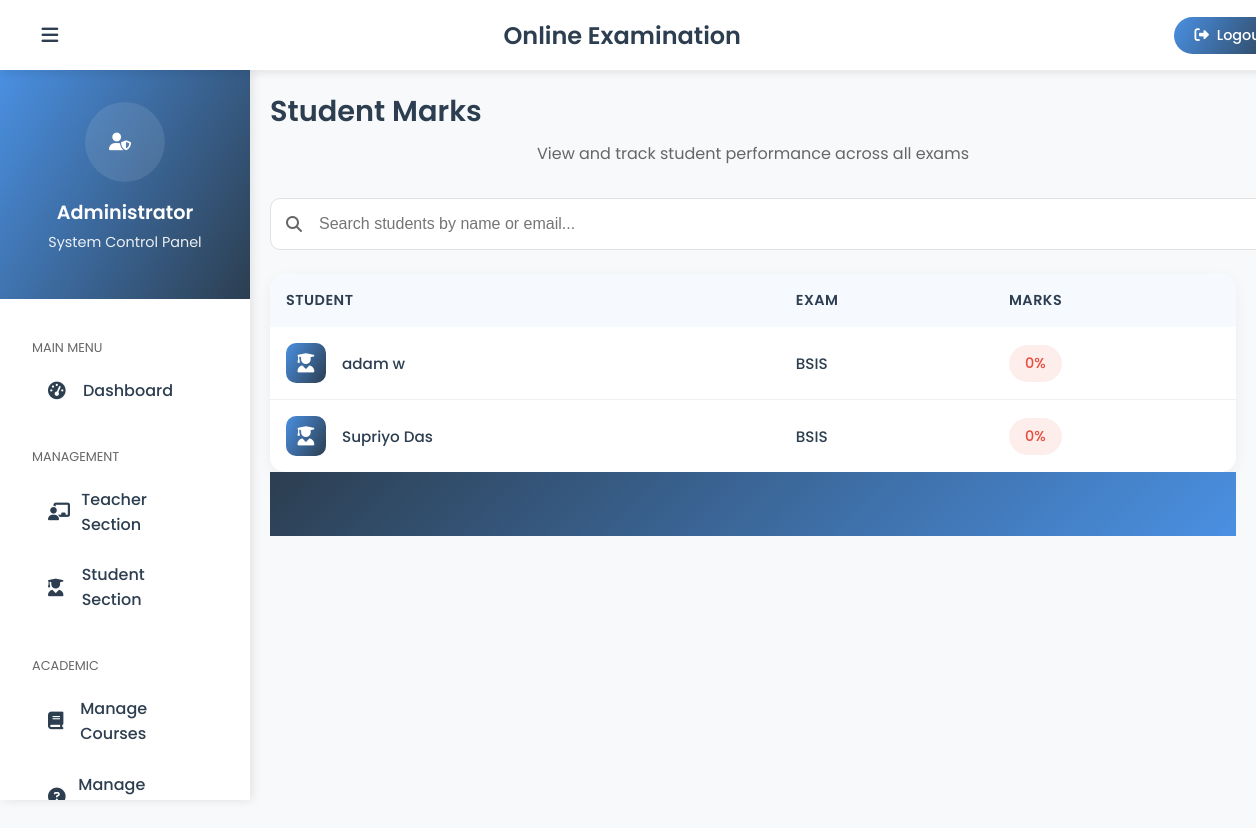
The page /admin-view-student-marks (signed in) on the database as committed earlier.
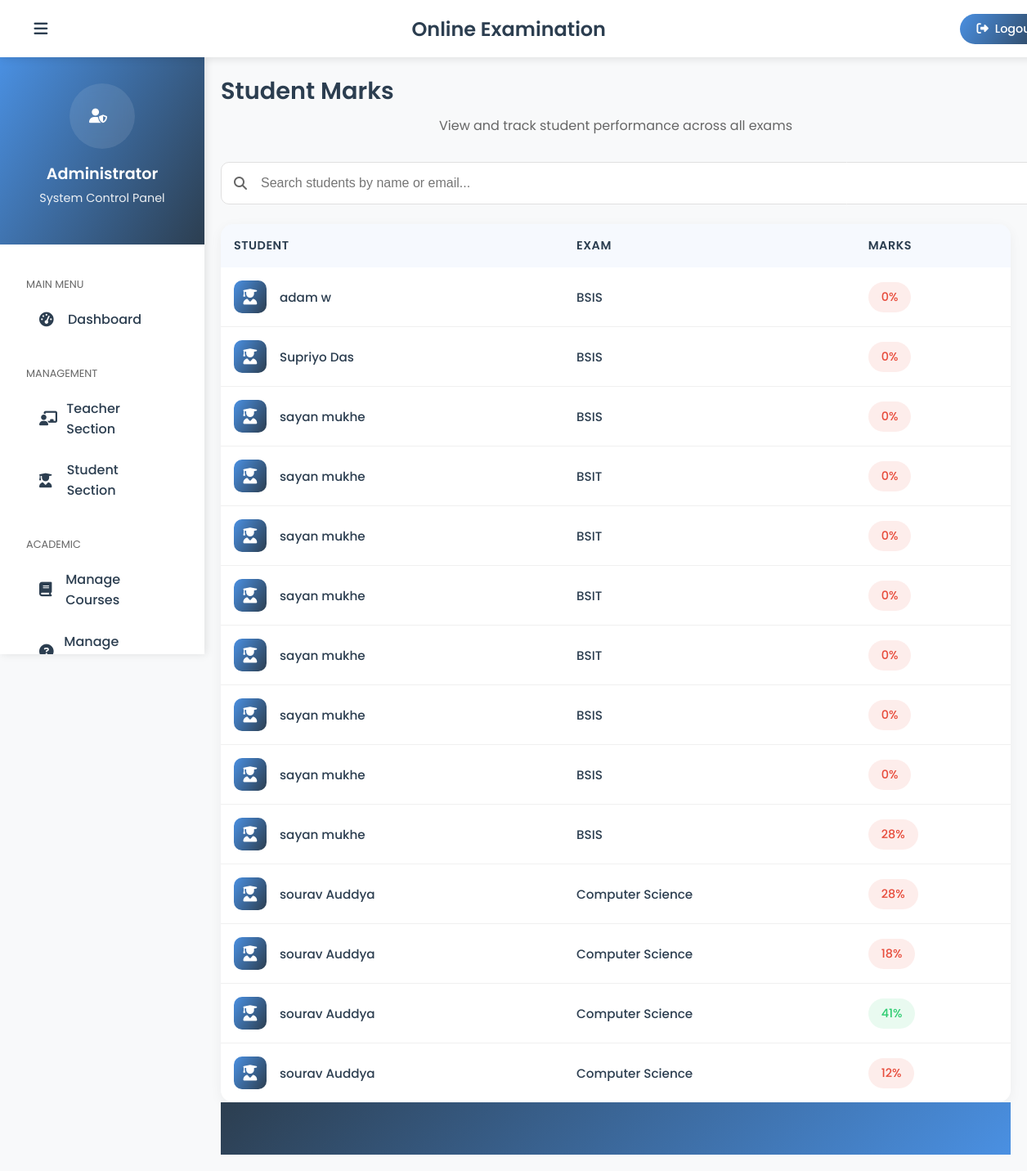
The same page on the database as committed later.
### exam/models.py (models this page shows, shortened)
class Result(models.Model):
    student = models.ForeignKey(Student,on_delete=models.CASCADE)
    exam = models.ForeignKey(Course,on_delete=models.CASCADE)
    marks = models.PositiveIntegerField()  # Stores the marks obtained by student
    date = models.DateTimeField(auto_now=True)  # Automatically records submission time

class Course(models.Model):
   course_name = models.CharField(max_length=50)
   question_number = models.PositiveIntegerField()  # Total number of questions in the course
   total_marks = models.PositiveIntegerField()

### student/models.py (models this page shows, shortened)
class Student(models.Model):
    user=models.OneToOneField(User,on_delete=models.CASCADE)  # Links to Django's built-in User model
    profile_pic= models.ImageField(upload_to='profile_pic/Student/',null=True,blank=True)  # Stores student's profile picture
    address = models.CharField(max_length=40)
    mobile = models.CharField(max_length=20,null=False)
    @property
    def get_name(self):
        return self.user.first_name+" "+self.user.last_name  # Returns student's full name

### exam/views.py (the view)
# urls.py: path('admin-view-student-marks', views.admin_view_student_marks_view,name='admin-view-student-marks'),
@login_required(login_url='adminlogin')
def admin_view_student_marks_view(request):
    students = student_models.Student.objects.all()
    marks = models.Result.objects.all().select_related('student', 'exam')
    return render(request,'exam/admin_view_student_marks.html',{'students':students, 'marks':marks})

### templates/exam/admin_view_student_marks.html (shortened to what this page needs)
{% extends 'exam/adminbase.html' %}
{% block content %}
<div class="page-header">
  <h1 class="page-title">Student Marks</h1>
  <p class="page-subtitle">View and track student performance across all exams</p>
</div>
<div class="search-bar">
  <i class="fas fa-search search-icon"></i>
  <input type="text" class="search-input" placeholder="Search students by name or email..." id="marksSearch">
</div>
<div class="marks-list">
  <table>
    <thead>
      <tr>
        <th>Student</th>
        <th>Exam</th>
        <th>Marks</th>
      </tr>
    </thead>
    <tbody>
      {% if marks %}
        {% for mark in marks %}
        <tr>
          <td>
            <div class="student-info">
              <div class="student-avatar">
                <i class="fas fa-user-graduate"></i>
              </div>
              <div>
                <h4 class="student-name">{{mark.student.get_name}}</h4>
              </div>
            </div>
          </td>
          <td>
            <div class="marks-info">
              <span class="exam-name">{{mark.exam.course_name}}</span>
            </div>
          </td>
          <td>
            <span class="marks-badge {% if mark.marks >= 40 %}marks-pass{% else %}marks-fail{% endif %}">
              {{mark.marks}}%
            </span>
          </td>
        </tr>
        {% endfor %}
      {% endif %}
    </tbody>
  </table>
</div>
{% endblock content %}

### templates/exam/adminbase.html (shortened to what this page needs)
<!DOCTYPE html>
{% load static %}
<html lang="en" dir="ltr">
<head>
  <link rel="stylesheet" href="https://cdnjs.cloudflare.com/ajax/libs/font-awesome/6.4.0/css/all.min.css">
</head>
<body>
  <header>
    <div class="header-content">
      <label for="check">
        <i class="fas fa-bars" id="sidebar_btn"></i>
      </label>
      <div class="left_area">
        <h3>Online Examination</h3>
      </div>
      <div class="right_area">
        <a href="/logout" class="logout_btn">
          <i class="fas fa-sign-out-alt"></i>
          Logout
        </a>
      </div>
    </div>
  </header>
  <div class="sidebar">
    <div class="sidebar-header">
      <div class="admin-icon">
        <i class="fas fa-user-shield"></i>
      </div>
      <h4 class="admin-title">Administrator</h4>
      <p class="admin-subtitle">System Control Panel</p>
    </div>
    <div class="sidebar-menu">
      <div class="menu-section">
        <div class="menu-title">Main Menu</div>
        <a href="/admin-dashboard" class="{% if request.path == '/admin-dashboard' %}active{% endif %}">
          <i class="fas fa-tachometer-alt"></i>
          <span>Dashboard</span>
        </a>
      </div>
      <div class="menu-section">
        <div class="menu-title">Management</div>
        <a href="/admin-teacher" class="{% if request.path == '/admin-teacher' %}active{% endif %}">
          <i class="fas fa-chalkboard-teacher"></i>
          <span>Teacher Section</span>
        </a>
        <a href="/admin-student" class="{% if request.path == '/admin-student' %}active{% endif %}">
          <i class="fas fa-user-graduate"></i>
          <span>Student Section</span>
        </a>
      </div>
      <div class="menu-section">
        <div class="menu-title">Academic</div>
        <a href="/admin-course" class="{% if request.path == '/admin-course' %}active{% endif %}">
          <i class="fas fa-book"></i>
          <span>Manage Courses</span>
        </a>
        <a href="/admin-question" class="{% if request.path == '/admin-question' %}active{% endif %}">
          <i class="fas fa-question-circle"></i>
          <span>Manage Questions</span>
        </a>
      </div>
    </div>
  </div>
  <div class="content">
    {% block content %}{% endblock %}
    {% include "exam/footer.html" %}
  </div>
</body>
</html>

### templates/exam/footer.html (shortened to what this page needs)
{% load static %}
<!DOCTYPE html>
<html>
<head>
  <link rel="stylesheet" href="https://maxcdn.bootstrapcdn.com/font-awesome/4.7.0/css/font-awesome.min.css">
</head>
<footer class="footer mt-auto">
</footer>
</html>

### templates/exam/adminbase.html (style rules this page uses)
:root { --primary-color: #4a90e2; --primary-rgb: 74, 144, 226; --secondary-color: #2c3e50; --accent-color: #e74c3c; --success-color: #2ecc71; --warning-color: #f1c40f; --text-color: #333; --light-bg: #f8f9fa; }
body { margin: 0; padding: 0; font-family: 'Poppins', sans-serif; background-color: var(--light-bg); }
header { position: fixed; padding: 15px 30px; width: 100%; z-index: 1000; background: white; box-shadow: 0 2px 10px rgba(0, 0, 0, 0.1); }
.header-content { display: flex; justify-content: space-between; align-items: center; max-width: 1400px; margin: 0 auto; }
.left_area h3 { margin: 0; font-size: 1.5rem; font-weight: 600; color: var(--secondary-color); }
.logout_btn { padding: 8px 20px; background: linear-gradient(120deg, var(--primary-color), var(--secondary-color)); text-decoration: none; border-radius: 50px; font-size: 0.9rem; font-weight: 500; color: white; transition: all 0.3s ease; display: flex; align-items: center; gap: 8px; }
.sidebar { background: white; margin-top: 70px; padding-top: 0; position: fixed; left: 0; width: 250px; height: calc(100vh - 70px); transition: all 0.3s ease; box-shadow: 2px 0 10px rgba(0, 0, 0, 0.1); display: flex; flex-direction: column; overflow: hidden; }
.sidebar-header { background: linear-gradient(120deg, var(--primary-color), var(--secondary-color)); color: white; padding: 2rem; text-align: center; flex-shrink: 0; }
.admin-icon { width: 80px; height: 80px; background: rgba(255, 255, 255, 0.1); backdrop-filter: blur(10px); border-radius: 50%; display: flex; align-items: center; justify-content: center; margin: 0 auto 1rem; font-size: 2rem; }
.admin-title { font-size: 1.2rem; font-weight: 600; margin: 0; }
.admin-subtitle { font-size: 0.9rem; opacity: 0.9; margin-top: 5px; }
.sidebar-menu { padding: 1rem 0; flex-grow: 1; display: flex; flex-direction: column; gap: 0.5rem; overflow-y: auto; overflow-x: hidden; }
.menu-section { padding: 0 1rem; }
.menu-title { font-size: 0.8rem; text-transform: uppercase; color: #666; margin: 1.5rem 0 0.5rem; padding-left: 1rem; }
.sidebar a { color: var(--secondary-color); display: flex; align-items: center; padding: 0.8rem 1.5rem; text-decoration: none; transition: all 0.3s ease; border-radius: 10px; margin: 0 0.5rem; font-weight: 500; }
.sidebar i { width: 25px; margin-right: 10px; font-size: 1.1rem; }
.content { margin-left: 250px; padding: 90px 20px 20px; min-height: 100vh; background: var(--light-bg); transition: all 0.3s ease; }
label #sidebar_btn { font-size: 1.2rem; color: var(--secondary-color); cursor: pointer; transition: all 0.3s ease; width: 40px; height: 40px; display: flex; align-items: center; justify-content: center; border-radius: 10px; }

### templates/exam/footer.html (style rules this page uses)
footer { padding: 0; margin: 0; min-height: 0; }
p { text-align: center; }
.footer { background: linear-gradient(135deg, var(--secondary-color), var(--primary-color)); color: white; padding: 2rem 0; position: relative; overflow: hidden; }
.footer::before { content: ''; position: absolute; top: 0; left: 0; right: 0; bottom: 0; opacity: 0.1; z-index: 1; }

Rows that differ between the two databases and show on the page:
added Result: student.get_name "sayan mukhe", exam.course_name "BSIS", marks "0"
added Result: student.get_name "sayan mukhe", exam.course_name "BSIT", marks "0"
added Result: student.get_name "sayan mukhe", exam.course_name "BSIT", marks "0"
added Result: student.get_name "sayan mukhe", exam.course_name "BSIT", marks "0"
added Result: student.get_name "sayan mukhe", exam.course_name "BSIT", marks "0"
added Result: student.get_name "sayan mukhe", exam.course_name "BSIS", marks "0"
added Result: student.get_name "sayan mukhe", exam.course_name "BSIS", marks "0"
added Result: student.get_name "sayan mukhe", exam.course_name "BSIS", marks "28"
added Result: student.get_name "sourav Auddya", exam.course_name "Computer Science", marks "28"
added Result: student.get_name "sourav Auddya", exam.course_name "Computer Science", marks "18"
added Result: student.get_name "sourav Auddya", exam.course_name "Computer Science", marks "41"
added Result: student.get_name "sourav Auddya", exam.course_name "Computer Science", marks "12"
